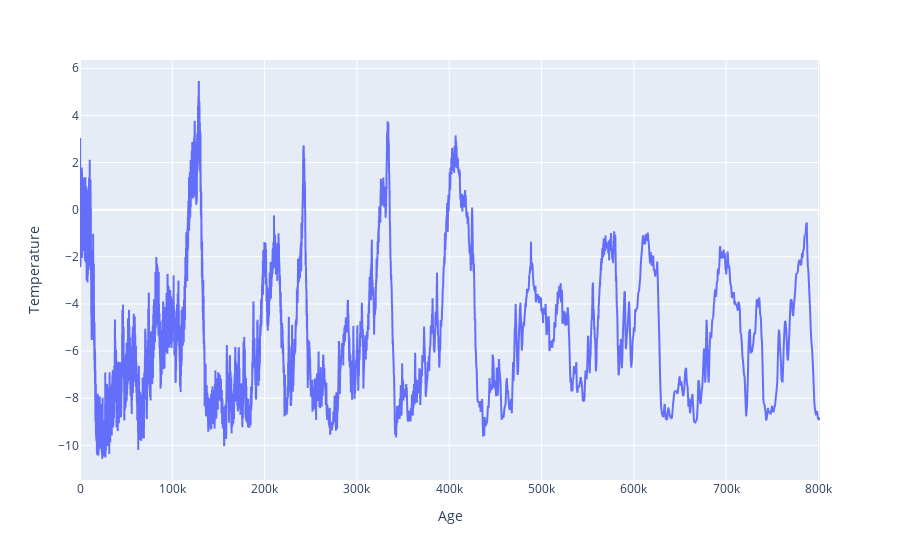

The notebook cell this image was saved under:
### Code cell
fig = px.line(df1, x='Age', y='Temperature')
fig.show()

### Figure 1 — Plotly figure (JSON) as saved in the notebook; plotly's stock layout.template omitted (floating-point values rounded to 4 significant figures; data arrays with more than 128 entries replaced by an {"elided": "..."} marker saying what was removed)
{"data": [{"hovertemplate": "Age=%{x}<br>Temperature=%{y}<extra></extra>", "legendgroup": "", "line": {"color": "#636efa", "dash": "solid"}, "marker": {"symbol": "circle"}, "mode": "lines", "name": "", "showlegend": false, "type": "scattergl", "x": {"elided": "5800 float values"}, "xaxis": "x", "y": {"elided": "5800 float values"}, "yaxis": "y"}], "layout": {"legend": {"tracegroupgap": 0}, "margin": {"t": 60}, "xaxis": {"anchor": "y", "domain": [0, 1], "title": {"text": "Age"}}, "yaxis": {"anchor": "x", "domain": [0, 1], "title": {"text": "Temperature"}}}}
